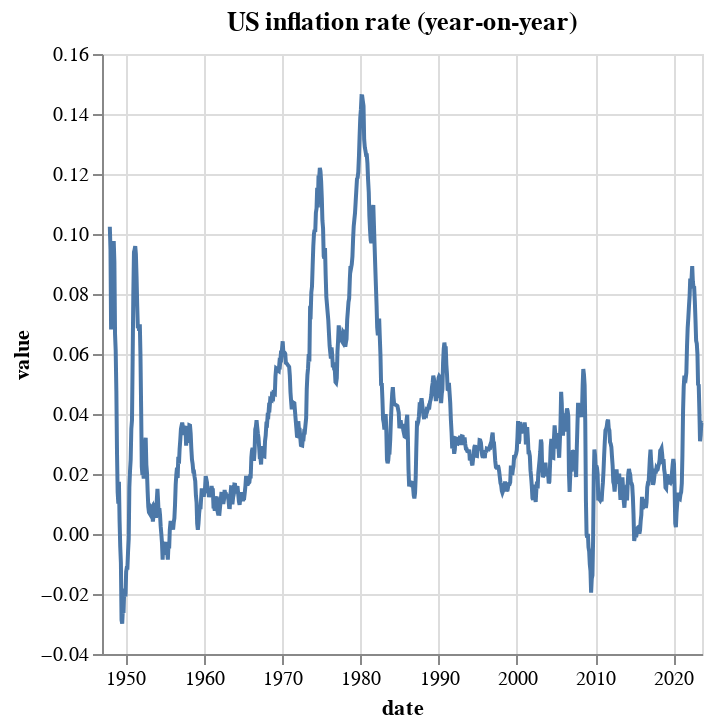

Notebook source saved alongside this figure:
### Code cell
chart.display()

### Figure 1 — Vega-Lite specification as saved in the notebook (floating-point values rounded to 4 significant figures; data arrays with more than 128 entries replaced by an {"elided": "..."} marker saying what was removed)
{"config": {"view": {"continuousWidth": 300, "continuousHeight": 300}}, "data": {"name": "data-0a5815db57a0c9dfbbac299a56d4f2e1"}, "mark": {"type": "line"}, "encoding": {"tooltip": [{"field": "date", "type": "temporal"}, {"field": "value", "type": "quantitative"}], "x": {"field": "date", "type": "temporal"}, "y": {"field": "value", "type": "quantitative"}}, "title": "US inflation rate (year-on-year)", "$schema": "https://vega.github.io/schema/vega-lite/v5.8.0.json", "datasets": {"data-0a5815db57a0c9dfbbac299a56d4f2e1": {"elided": "921 records"}}}
